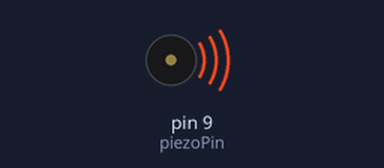
Recording of a sketch running on a simulated Arduino Uno, built with avr-gcc and run on an emulated ATmega328P. Shown: buzzer (waves = sounding, pin HIGH).

Above: at 0.2 s.
Timing chart, 0 to 3.0 s (numbered marks = the images above):
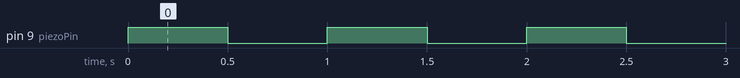

The sketch:

1_piezo_click.ino
```cpp
/*
   ________  ___   ___
  / __/ __ \/ _ | / _ \
 _\ \/ /_/ / __ |/ , _/
/___/\____/_/ |_/_/|_|
Arduino Workshop Series
Session 3
> Piezo clicking sound.
*/

int piezoPin = 9; // select the input pin for Piezo

void setup() {
  pinMode(piezoPin, OUTPUT); //Set serial port for communication
}

void loop() {
  digitalWrite(piezoPin, HIGH);
  delay(500);      //Wait for 500ms
  digitalWrite(piezoPin, LOW);
  delay(500);      //Wait for 500ms
}
```

Measured:
- by itself, pin 9 (piezoPin): alternates HIGH for 0.50 s and LOW for 0.50 s
